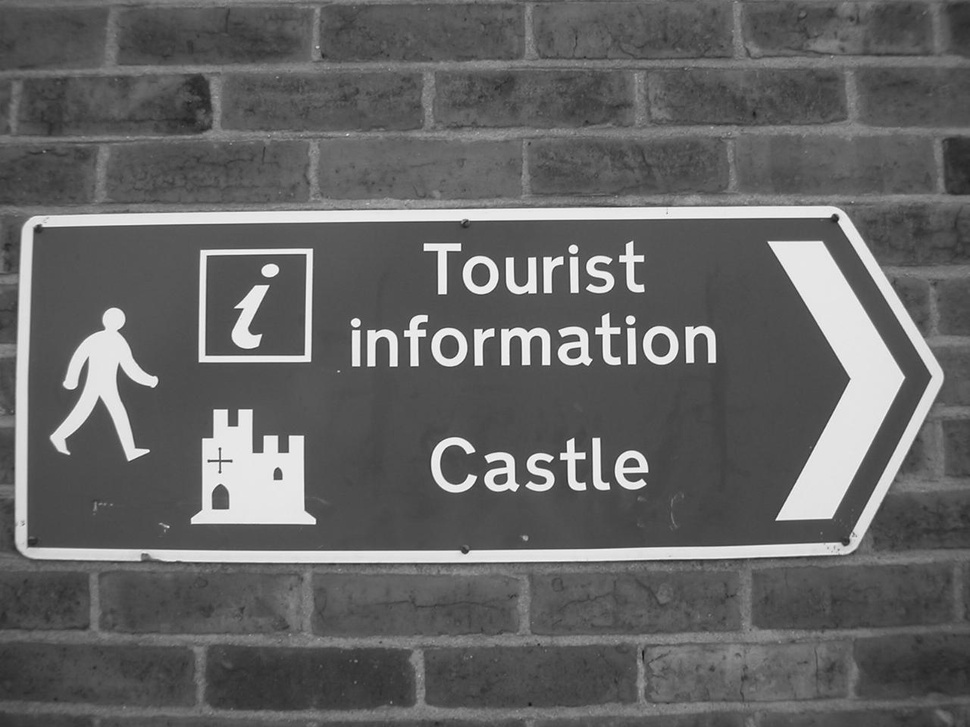
#> input picture Imagens/castle.jpg, 970 x 727 px, shrunk from 1280 x 960 before the run, found by its file name
$ python exemplo2a.py
#> lines starting #> are read from the running program, lines starting #| are printed output that depends on the picture
import cv2
import numpy as np
from matplotlib import pyplot as plt

I1 = cv2.imread("./Imagens/castle.jpg", cv2.IMREAD_GRAYSCALE)
#> I1 is the input picture: shape (727, 970); min 20, max 255, mean 100.5
#I3 = cv2.imread('./Imagens/notre-dame.jpg')

# histograma
hist1 = cv2.calcHist([I1],[0], None,[256],[0,256])
#> hist1 = 256 values, max 26560 at index 80, min 0 at index 0, mean 2754.6

# ALTERAÇÕES DE BRILHO
alfa = 80

n_linhas, n_colunas = I1.shape
#> n_linhas = 727; n_colunas = 970
I2 = np.zeros((n_linhas, n_colunas), np.uint8)

for x in np.arange(0, n_colunas):
    for y in np.arange(0, n_linhas):
        if (int(I1[y,x]) +alfa >255):
            I2[y,x] = I1[y,x] + alfa
        elif (int(I1[y,x]) + alfa < 0):
            I2[y,x] = 0
        else:
            I2[y,x] = I1[y,x] + alfa
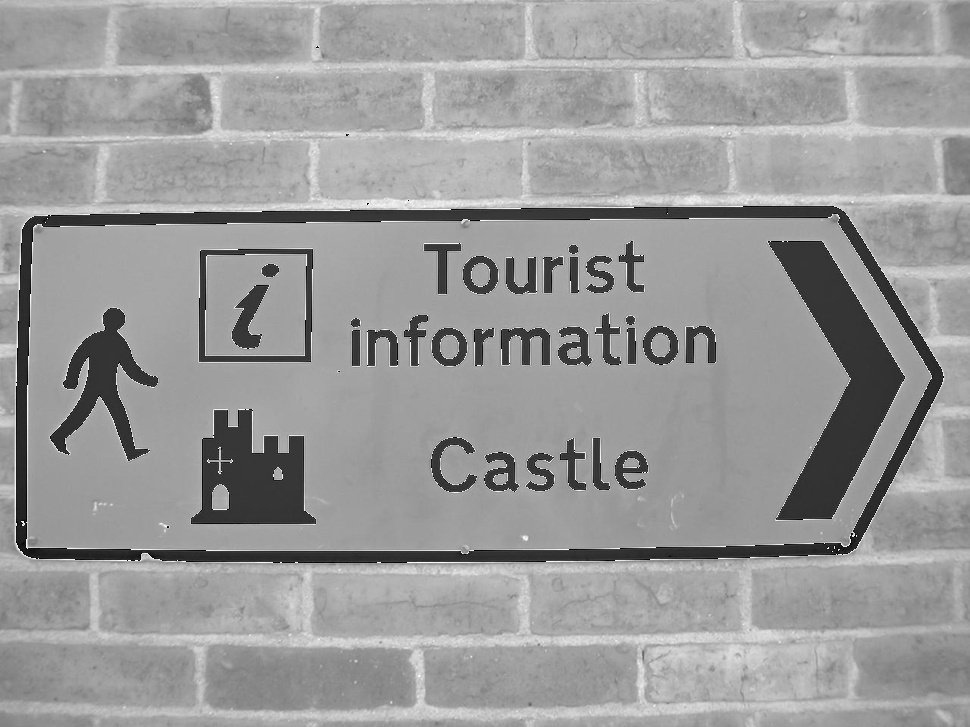
#> I2: shape (727, 970); min 0, max 255, mean 153.5


hist2 = cv2.calcHist([I2], [0], None, [256], [0, 256])
#> hist2 = 256 values, max 26560 at index 160, min 0 at index 80, mean 2754.6

fig, axs = plt.subplots(2,2, figsize =(8,8))

axs[0,0].imshow(I1, cmap='gray')
axs[0,1].bar(np.arange(0,256), hist1[:,0])
axs[1,0].imshow(I2, cmap='gray')
axs[1,1].bar(np.arange(0,256), hist2[:,0])
plt.show()
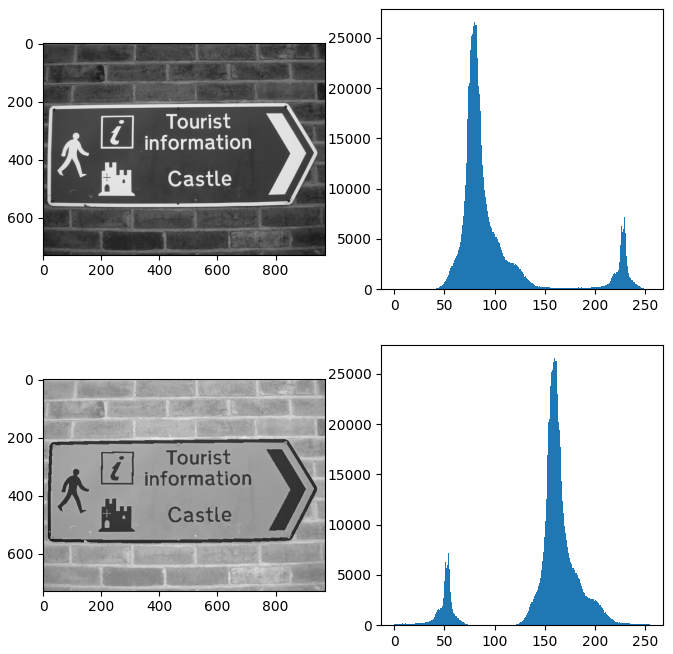
#> figure drawn by matplotlib, 4 panels; panel 2: tallest bar 26560 high, from x = 79.6 to 80.4; panel 4: tallest bar 26560 high, from x = 159.6 to 160.4

$ run again, with Imagens/Burrinhos.jpg copied over Imagens/castle.jpg
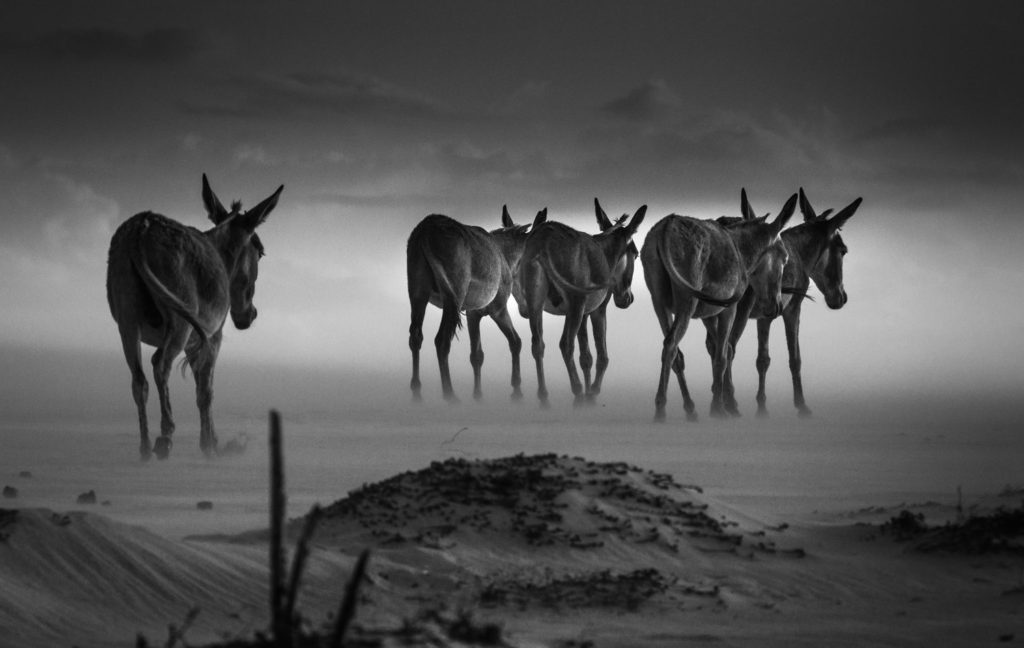
#> input picture Imagens/Burrinhos.jpg, 1024 x 648 px, found by its file name
#> I1 is the input picture: shape (648, 1024); min 0, max 255, mean 83.7
#> hist1 = 256 values, max 11669 at index 55, min 3 at index 0, mean 2592
#> after the loop `for x in np.arange(0, n_colunas):`:
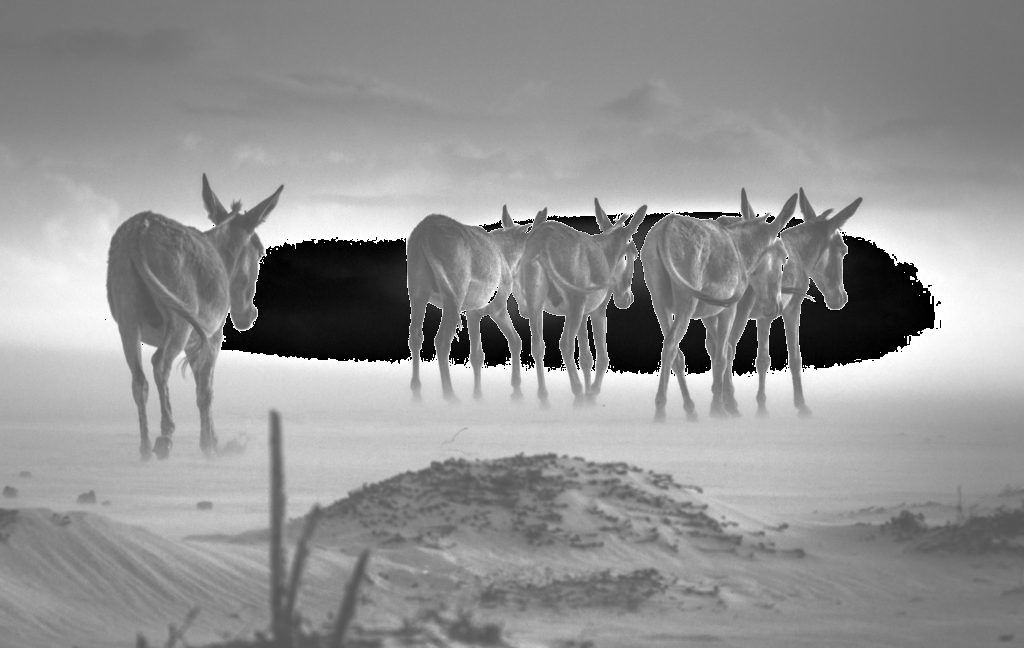
#> I2: shape (648, 1024); min 0, max 255, mean 147
#> hist2 = 256 values, max 11669 at index 135, min 3 at index 80, mean 2592
#> `plt.show()`:
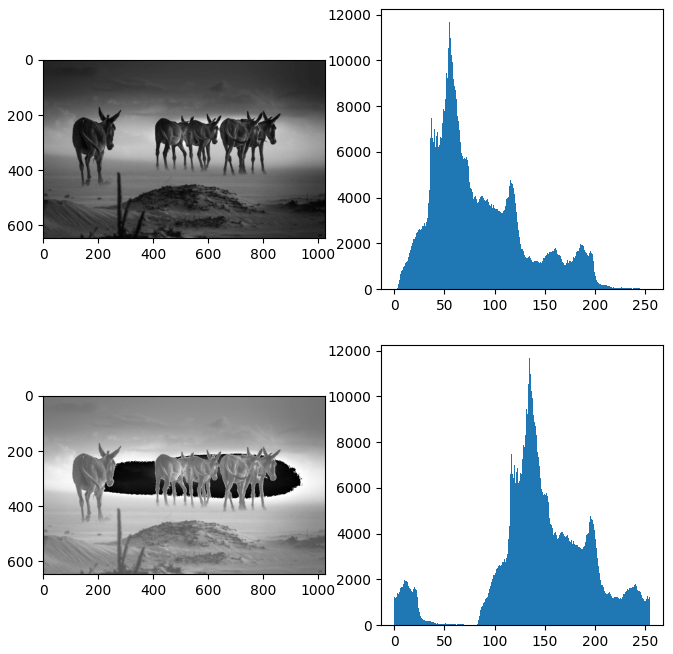
#> figure drawn by matplotlib, 4 panels; panel 2: tallest bar 11669 high, from x = 54.6 to 55.4; panel 4: tallest bar 11669 high, from x = 134.6 to 135.4
